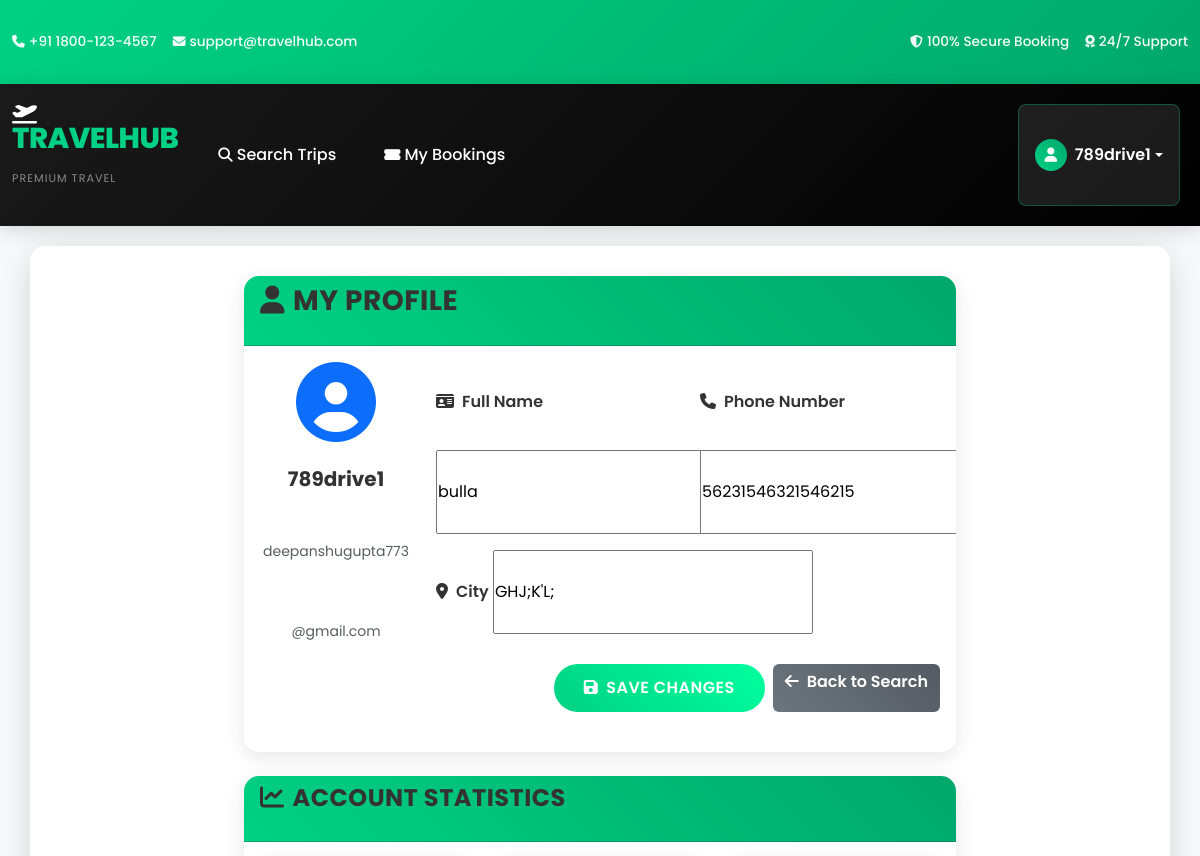
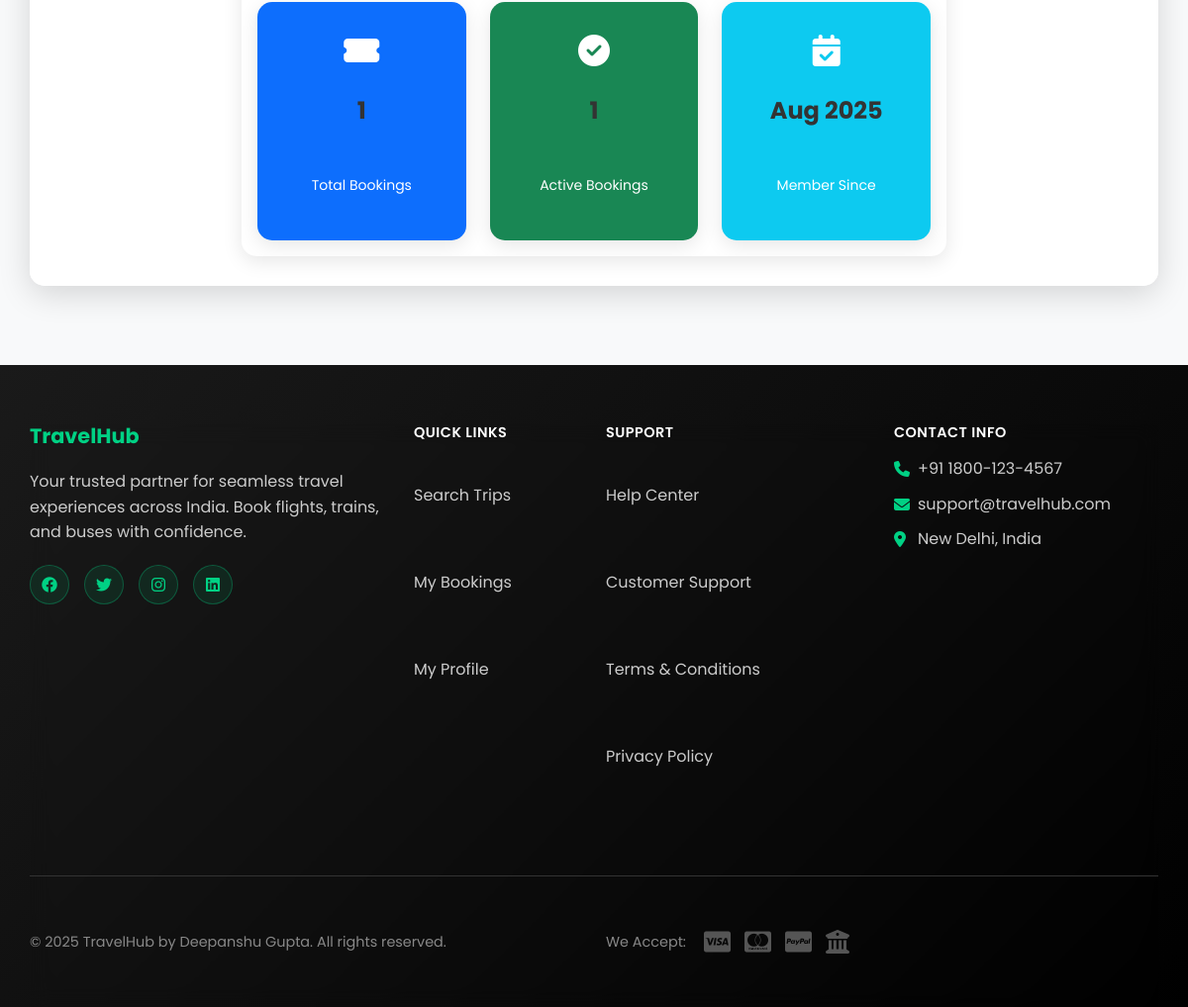
/accounts/profile/ (signed in), run on the app's committed database (2 pictures, top to bottom).
### accounts/models.py (models this page shows, shortened)
class Profile(models.Model):
    user = models.OneToOneField(User, on_delete=models.CASCADE, related_name='profile')
    full_name = models.CharField(max_length=150, blank=True)
    phone = models.CharField(max_length=20, blank=True)
    city = models.CharField(max_length=100, blank=True)

### accounts/views.py (the view)
# urls.py: path('profile/', views.profile, name='profile'),
@login_required
def profile(request):
    profile = request.user.profile
    if request.method == 'POST':
        form = ProfileForm(request.POST, instance=profile)
        if form.is_valid():
            form.save()
            return redirect('accounts:profile')
    else:
        form = ProfileForm(instance=profile)
    return render(request, 'accounts/profile.html', {'form': form})

### accounts/forms.py
class ProfileForm(forms.ModelForm):
    class Meta:
        model = Profile
        fields = ("full_name", "phone", "city")

### templates/accounts/profile.html (shortened to what this page needs)
{% extends "base.html" %}
{% load crispy_forms_tags %}
{% block content %}
<div class="container">
  <div class="page-container">
    <div class="row">
      <div class="col-md-8 mx-auto">
    <div class="card">
      <div class="card-header">
        <h3><i class="fas fa-user me-2"></i>My Profile</h3>
      </div>
      <div class="card-body">
        <div class="row mb-4">
          <div class="col-md-3 text-center">
            <i class="fas fa-user-circle fa-5x text-primary mb-3"></i>
            <h5>{{ user.username }}</h5>
            <small class="text-muted">{{ user.email }}</small>
          </div>
          <div class="col-md-9">
            <form method="post" class="needs-validation" novalidate>
              <div class="row">
                <div class="col-md-6 mb-3">
                  <label for="{{ form.full_name.id_for_label }}" class="form-label">
                    <i class="fas fa-id-card me-2"></i>Full Name
                  </label>
                  {{ form.full_name }}
                </div>
                <div class="col-md-6 mb-3">
                  <label for="{{ form.phone.id_for_label }}" class="form-label">
                    <i class="fas fa-phone me-2"></i>Phone Number
                  </label>
                  {{ form.phone }}
                </div>
              </div>
              <div class="mb-4">
                <label for="{{ form.city.id_for_label }}" class="form-label">
                  <i class="fas fa-map-marker-alt me-2"></i>City
                </label>
                {{ form.city }}
              </div>
              <div class="d-grid gap-2 d-md-flex justify-content-md-end">
                <button type="submit" class="btn btn-success">
                  <i class="fas fa-save me-2"></i>Save Changes
                </button>
                <a href="{% url 'trips:list' %}" class="btn btn-secondary">
                  <i class="fas fa-arrow-left me-2"></i>Back to Search
                </a>
              </div>
            </form>
          </div>
        </div>
      </div>
    </div>
    <div class="card mt-4">
      <div class="card-header">
        <h4><i class="fas fa-chart-line me-2"></i>Account Statistics</h4>
      </div>
      <div class="card-body">
        <div class="row text-center">
          <div class="col-md-4">
            <div class="card bg-primary text-white">
              <div class="card-body">
                <i class="fas fa-ticket-alt fa-2x mb-2"></i>
                <h4>{{ user.bookings.count }}</h4>
                <small>Total Bookings</small>
              </div>
            </div>
          </div>
          <div class="col-md-4">
            <div class="card bg-success text-white">
              <div class="card-body">
                <i class="fas fa-check-circle fa-2x mb-2"></i>
                <h4>{{ user.bookings.all.count }}</h4>
                <small>Active Bookings</small>
              </div>
            </div>
          </div>
          <div class="col-md-4">
            <div class="card bg-info text-white">
              <div class="card-body">
                <i class="fas fa-calendar-check fa-2x mb-2"></i>
                <h4>{{ user.date_joined|date:"M Y" }}</h4>
                <small>Member Since</small>
              </div>
            </div>
          </div>
        </div>
      </div>
      </div>
    </div>
  </div>
</div>
{% endblock %}

### templates/base.html (shortened to what this page needs)
{% load static %}
<!doctype html>
<html lang="en">
<head>
  <link href="https://cdn.jsdelivr.net/npm/bootstrap@5.3.3/dist/css/bootstrap.min.css" rel="stylesheet">
  <link href="https://cdnjs.cloudflare.com/ajax/libs/font-awesome/6.4.0/css/all.min.css" rel="stylesheet">
  <link href="{% static 'css/styles.css' %}" rel="stylesheet">
</head>
<body>
<div class="top-bar">
  <div class="container-fluid">
    <div class="row align-items-center">
      <div class="col-md-6">
        <div class="top-bar-left">
          <span><i class="fas fa-phone me-1"></i> +91 1800-123-4567</span>
          <span class="ms-3"><i class="fas fa-envelope me-1"></i> support@travelhub.com</span>
        </div>
      </div>
      <div class="col-md-6">
        <div class="top-bar-right text-end">
          <span><i class="fas fa-shield-alt me-1"></i> 100% Secure Booking</span>
          <span class="ms-3"><i class="fas fa-award me-1"></i> 24/7 Support</span>
        </div>
      </div>
    </div>
  </div>
</div>
<nav class="navbar navbar-expand-lg navbar-dark main-navbar">
  <div class="container-fluid">
    <a class="navbar-brand" href="{% url 'trips:list' %}">
      <div class="brand-logo">
        <i class="fas fa-plane-departure me-2"></i>
        <span class="brand-text">TravelHub</span>
        <span class="brand-subtitle">Premium Travel</span>
      </div>
    </a>
    <div class="collapse navbar-collapse" id="navbarNav">
      <ul class="navbar-nav me-auto">
        <li class="nav-item">
          <a class="nav-link" href="{% url 'trips:list' %}">
            <i class="fas fa-search me-1"></i>Search Trips
          </a>
        </li>
        {% if user.is_authenticated %}
          <li class="nav-item">
            <a class="nav-link" href="{% url 'bookings:mine' %}">
              <i class="fas fa-ticket-alt me-1"></i>My Bookings
            </a>
          </li>
        {% endif %}
      </ul>
      <ul class="navbar-nav">
        {% if user.is_authenticated %}
          <li class="nav-item dropdown">
            <a class="nav-link dropdown-toggle user-menu" href="#" id="navbarDropdown" role="button" data-bs-toggle="dropdown">
              <div class="user-avatar">
                <i class="fas fa-user"></i>
              </div>
              <span class="user-name">{{ user.username }}</span>
            </a>
          </li>
        {% endif %}
      </ul>
    </div>
  </div>
</nav>
<main class="main-content">
  {% block content %}{% endblock %}
</main>
<footer class="footer">
  <div class="container">
    <div class="row">
      <div class="col-lg-4 col-md-6 mb-4">
        <div class="footer-section">
          <h5>TravelHub</h5>
          <p>Your trusted partner for seamless travel experiences across India. Book flights, trains, and buses with confidence.</p>
          <div class="social-links">
            <a href="#"><i class="fab fa-facebook"></i></a>
            <a href="#"><i class="fab fa-twitter"></i></a>
            <a href="#"><i class="fab fa-instagram"></i></a>
            <a href="#"><i class="fab fa-linkedin"></i></a>
          </div>
        </div>
      </div>
      <div class="col-lg-2 col-md-6 mb-4">
        <div class="footer-section">
          <h6>Quick Links</h6>
          <ul class="footer-links">
            <li><a href="{% url 'trips:list' %}">Search Trips</a></li>
            {% if user.is_authenticated %}
              <li><a href="{% url 'bookings:mine' %}">My Bookings</a></li>
              <li><a href="{% url 'accounts:profile' %}">My Profile</a></li>
            {% else %}
              <li><a href="{% url 'login' %}">Login</a></li>
              <li><a href="{% url 'accounts:register' %}">Register</a></li>
            {% endif %}
          </ul>
        </div>
      </div>
      <div class="col-lg-3 col-md-6 mb-4">
        <div class="footer-section">
          <h6>Support</h6>
          <ul class="footer-links">
            <li><a href="#">Help Center</a></li>
            <li><a href="#">Customer Support</a></li>
            <li><a href="#">Terms & Conditions</a></li>
            <li><a href="#">Privacy Policy</a></li>
          </ul>
        </div>
      </div>
      <div class="col-lg-3 col-md-6 mb-4">
        <div class="footer-section">
          <h6>Contact Info</h6>
          <div class="contact-info">
            <p><i class="fas fa-phone me-2"></i> +91 1800-123-4567</p>
            <p><i class="fas fa-envelope me-2"></i> support@travelhub.com</p>
            <p><i class="fas fa-map-marker-alt me-2"></i> New Delhi, India</p>
          </div>
        </div>
      </div>
    </div>
    <div class="footer-bottom">
      <div class="row align-items-center">
        <div class="col-md-6">
          <p>&copy; 2025 TravelHub by Deepanshu Gupta. All rights reserved.</p>
        </div>
        <div class="col-md-6 text-end">
          <div class="payment-methods">
            <span>We Accept:</span>
            <i class="fab fa-cc-visa ms-2"></i>
            <i class="fab fa-cc-mastercard ms-1"></i>
            <i class="fab fa-cc-paypal ms-1"></i>
            <i class="fas fa-university ms-1"></i>
          </div>
        </div>
      </div>
    </div>
  </div>
</footer>
</body>
</html>

### data on the page
Profile: full_name "bulla", phone "56231546321546215", city "GHJ;K'L;"

### other printed values
{{ user.username }} "789drive1"
{{ user.email }} "deepanshugupta773@gmail.com"
{{ user.bookings.count }} "1"
{{ user.bookings.all.count }} "1"
{{ user.date_joined|date:"M Y" }} "Aug 2025"
